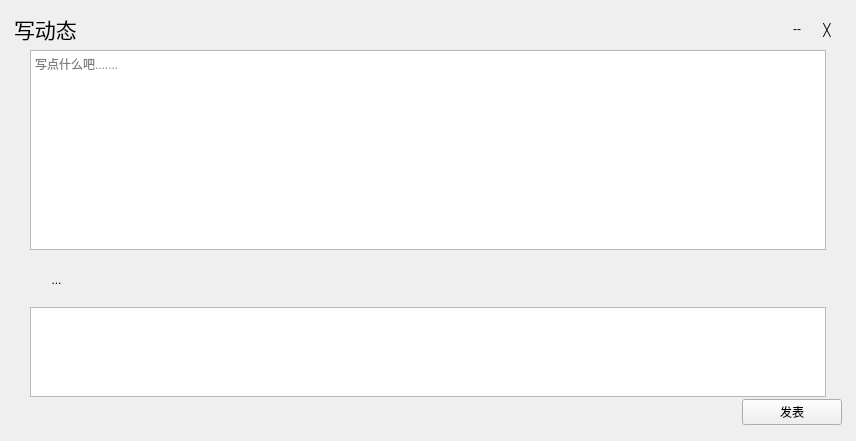
<?xml version="1.0" encoding="UTF-8"?>
<ui version="4.0">
 <class>CreateDynamic</class>
 <widget class="QWidget" name="CreateDynamic">
  <property name="geometry">
   <rect>
    <x>0</x>
    <y>0</y>
    <width>856</width>
    <height>441</height>
   </rect>
  </property>
  <property name="windowTitle">
   <string>Form</string>
  </property>
  <layout class="QGridLayout" name="gridLayout">
   <property name="leftMargin">
    <number>5</number>
   </property>
   <property name="topMargin">
    <number>5</number>
   </property>
   <property name="rightMargin">
    <number>5</number>
   </property>
   <property name="bottomMargin">
    <number>5</number>
   </property>
   <property name="spacing">
    <number>0</number>
   </property>
   <item row="0" column="0">
    <widget class="MyWidgetRegister" name="widgetInner" native="true">
     <layout class="QGridLayout" name="gridLayout_2">
      <item row="0" column="0" colspan="3">
       <widget class="QWidget" name="widget_write_dynamic_nav" native="true">
        <property name="maximumSize">
         <size>
          <width>16777215</width>
          <height>40</height>
         </size>
        </property>
        <layout class="QHBoxLayout" name="horizontalLayout_3">
         <property name="spacing">
          <number>0</number>
         </property>
         <property name="leftMargin">
          <number>0</number>
         </property>
         <property name="topMargin">
          <number>0</number>
         </property>
         <property name="rightMargin">
          <number>0</number>
         </property>
         <property name="bottomMargin">
          <number>0</number>
         </property>
         <item>
          <widget class="QLabel" name="label">
           <property name="minimumSize">
            <size>
             <width>0</width>
             <height>30</height>
            </size>
           </property>
           <property name="maximumSize">
            <size>
             <width>16777215</width>
             <height>30</height>
            </size>
           </property>
           <property name="font">
            <font>
             <family>楷体</family>
             <pointsize>16</pointsize>
            </font>
           </property>
           <property name="text">
            <string>写动态</string>
           </property>
          </widget>
         </item>
         <item>
          <spacer name="horizontalSpacer">
           <property name="orientation">
            <enum>Qt::Horizontal</enum>
           </property>
           <property name="sizeHint" stdset="0">
            <size>
             <width>791</width>
             <height>27</height>
            </size>
           </property>
          </spacer>
         </item>
         <item>
          <widget class="QToolButton" name="toolButton_min">
           <property name="minimumSize">
            <size>
             <width>30</width>
             <height>30</height>
            </size>
           </property>
           <property name="maximumSize">
            <size>
             <width>30</width>
             <height>30</height>
            </size>
           </property>
           <property name="text">
            <string>--</string>
           </property>
           <property name="autoRaise">
            <bool>true</bool>
           </property>
          </widget>
         </item>
         <item>
          <widget class="QToolButton" name="toolButton_close">
           <property name="minimumSize">
            <size>
             <width>30</width>
             <height>30</height>
            </size>
           </property>
           <property name="maximumSize">
            <size>
             <width>30</width>
             <height>30</height>
            </size>
           </property>
           <property name="text">
            <string>╳</string>
           </property>
           <property name="autoRaise">
            <bool>true</bool>
           </property>
          </widget>
         </item>
        </layout>
       </widget>
      </item>
      <item row="1" column="1" rowspan="2">
       <widget class="QTextEdit" name="textEdit_content">
        <property name="minimumSize">
         <size>
          <width>0</width>
          <height>200</height>
         </size>
        </property>
        <property name="maximumSize">
         <size>
          <width>16777215</width>
          <height>233</height>
         </size>
        </property>
        <property name="placeholderText">
         <string>写点什么吧.......</string>
        </property>
       </widget>
      </item>
      <item row="1" column="3">
       <spacer name="horizontalSpacer_5">
        <property name="orientation">
         <enum>Qt::Horizontal</enum>
        </property>
        <property name="sizeHint" stdset="0">
         <size>
          <width>40</width>
          <height>20</height>
         </size>
        </property>
       </spacer>
      </item>
      <item row="2" column="0">
       <spacer name="horizontalSpacer_6">
        <property name="orientation">
         <enum>Qt::Horizontal</enum>
        </property>
        <property name="sizeType">
         <enum>QSizePolicy::Fixed</enum>
        </property>
        <property name="sizeHint" stdset="0">
         <size>
          <width>10</width>
          <height>20</height>
         </size>
        </property>
       </spacer>
      </item>
      <item row="2" column="2">
       <spacer name="horizontalSpacer_4">
        <property name="orientation">
         <enum>Qt::Horizontal</enum>
        </property>
        <property name="sizeType">
         <enum>QSizePolicy::Fixed</enum>
        </property>
        <property name="sizeHint" stdset="0">
         <size>
          <width>10</width>
          <height>20</height>
         </size>
        </property>
       </spacer>
      </item>
      <item row="3" column="0">
       <spacer name="horizontalSpacer_9">
        <property name="orientation">
         <enum>Qt::Horizontal</enum>
        </property>
        <property name="sizeType">
         <enum>QSizePolicy::Fixed</enum>
        </property>
        <property name="sizeHint" stdset="0">
         <size>
          <width>10</width>
          <height>20</height>
         </size>
        </property>
       </spacer>
      </item>
      <item row="3" column="1">
       <widget class="QWidget" name="widget_2" native="true">
        <property name="minimumSize">
         <size>
          <width>0</width>
          <height>0</height>
         </size>
        </property>
        <property name="maximumSize">
         <size>
          <width>16777215</width>
          <height>40</height>
         </size>
        </property>
        <layout class="QHBoxLayout" name="horizontalLayout_2">
         <item>
          <widget class="QToolButton" name="toolButton_add_image">
           <property name="minimumSize">
            <size>
             <width>35</width>
             <height>30</height>
            </size>
           </property>
           <property name="maximumSize">
            <size>
             <width>35</width>
             <height>30</height>
            </size>
           </property>
           <property name="text">
            <string>...</string>
           </property>
           <property name="icon">
            <iconset resource="imagelogin.qrc">
             <normaloff>:/Main/C:/Users/ASUS/Pictures/Camera Roll/fap.png</normaloff>:/Main/C:/Users/ASUS/Pictures/Camera Roll/fap.png</iconset>
           </property>
           <property name="iconSize">
            <size>
             <width>35</width>
             <height>30</height>
            </size>
           </property>
           <property name="autoRaise">
            <bool>true</bool>
           </property>
          </widget>
         </item>
         <item>
          <spacer name="horizontalSpacer_2">
           <property name="orientation">
            <enum>Qt::Horizontal</enum>
           </property>
           <property name="sizeHint" stdset="0">
            <size>
             <width>548</width>
             <height>27</height>
            </size>
           </property>
          </spacer>
         </item>
        </layout>
       </widget>
      </item>
      <item row="3" column="2" rowspan="2">
       <spacer name="horizontalSpacer_10">
        <property name="orientation">
         <enum>Qt::Horizontal</enum>
        </property>
        <property name="sizeType">
         <enum>QSizePolicy::Fixed</enum>
        </property>
        <property name="sizeHint" stdset="0">
         <size>
          <width>10</width>
          <height>20</height>
         </size>
        </property>
       </spacer>
      </item>
      <item row="4" column="1" rowspan="2">
       <widget class="QWidget" name="widget_4" native="true">
        <property name="minimumSize">
         <size>
          <width>0</width>
          <height>90</height>
         </size>
        </property>
        <property name="maximumSize">
         <size>
          <width>16777215</width>
          <height>80</height>
         </size>
        </property>
        <layout class="QGridLayout" name="gridLayout_3">
         <property name="leftMargin">
          <number>0</number>
         </property>
         <property name="topMargin">
          <number>0</number>
         </property>
         <property name="rightMargin">
          <number>0</number>
         </property>
         <property name="bottomMargin">
          <number>0</number>
         </property>
         <property name="spacing">
          <number>0</number>
         </property>
         <item row="0" column="0">
          <widget class="QListWidget" name="listWidget_show_image">
           <property name="flow">
            <enum>QListView::LeftToRight</enum>
           </property>
           <property name="spacing">
            <number>2</number>
           </property>
          </widget>
         </item>
        </layout>
       </widget>
      </item>
      <item row="5" column="0">
       <spacer name="horizontalSpacer_8">
        <property name="orientation">
         <enum>Qt::Horizontal</enum>
        </property>
        <property name="sizeType">
         <enum>QSizePolicy::Fixed</enum>
        </property>
        <property name="sizeHint" stdset="0">
         <size>
          <width>10</width>
          <height>20</height>
         </size>
        </property>
       </spacer>
      </item>
      <item row="5" column="2">
       <spacer name="horizontalSpacer_7">
        <property name="orientation">
         <enum>Qt::Horizontal</enum>
        </property>
        <property name="sizeType">
         <enum>QSizePolicy::Fixed</enum>
        </property>
        <property name="sizeHint" stdset="0">
         <size>
          <width>10</width>
          <height>20</height>
         </size>
        </property>
       </spacer>
      </item>
      <item row="6" column="0" colspan="3">
       <widget class="QWidget" name="widget_3" native="true">
        <property name="maximumSize">
         <size>
          <width>16777215</width>
          <height>30</height>
         </size>
        </property>
        <layout class="QHBoxLayout" name="horizontalLayout">
         <property name="spacing">
          <number>0</number>
         </property>
         <property name="leftMargin">
          <number>0</number>
         </property>
         <property name="topMargin">
          <number>0</number>
         </property>
         <property name="rightMargin">
          <number>0</number>
         </property>
         <property name="bottomMargin">
          <number>0</number>
         </property>
         <item>
          <spacer name="horizontalSpacer_3">
           <property name="orientation">
            <enum>Qt::Horizontal</enum>
           </property>
           <property name="sizeHint" stdset="0">
            <size>
             <width>760</width>
             <height>20</height>
            </size>
           </property>
          </spacer>
         </item>
         <item>
          <widget class="QPushButton" name="pushButton_publish">
           <property name="minimumSize">
            <size>
             <width>100</width>
             <height>25</height>
            </size>
           </property>
           <property name="maximumSize">
            <size>
             <width>100</width>
             <height>16777215</height>
            </size>
           </property>
           <property name="cursor">
            <cursorShape>PointingHandCursor</cursorShape>
           </property>
           <property name="text">
            <string>发表</string>
           </property>
          </widget>
         </item>
        </layout>
       </widget>
      </item>
     </layout>
    </widget>
   </item>
  </layout>
 </widget>
 <customwidgets>
  <customwidget>
   <class>MyWidgetRegister</class>
   <extends>QWidget</extends>
   <header location="global">mywidgetregister.h</header>
   <container>1</container>
  </customwidget>
 </customwidgets>
 <resources>
  <include location="imagelogin.qrc"/>
 </resources>
 <connections/>
</ui>
